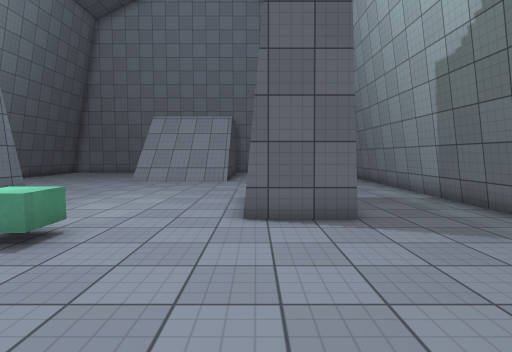
view 1 (above)

15 first-person views from a walk through a 3-D level made in the Unity game engine. The camera is 1.4 m above the floor, tilts 4° down and sees 80° across. The floor is counted in squares, 1 m on a side. Each view is taken from the middle of a square. On the plan, view 1 faces up. The plan holds only what a view shows up to about 14 squares ahead; the rest is blank. The player is left out. Surface patterns are stand-ins for the level's own textures.

view 2
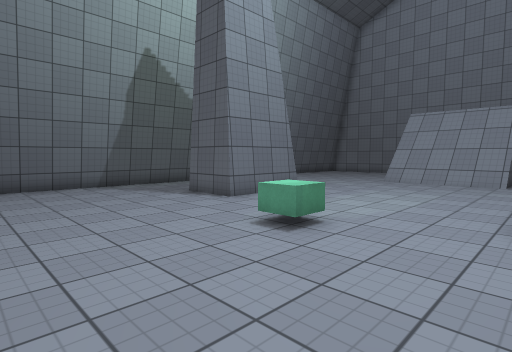

view 3
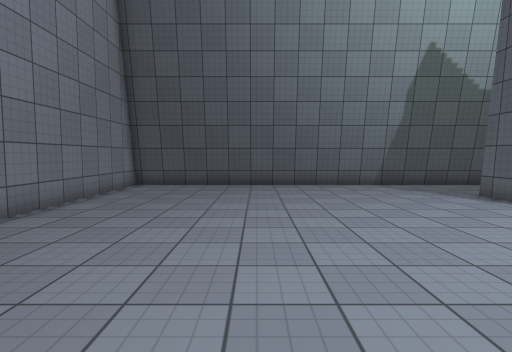

view 4
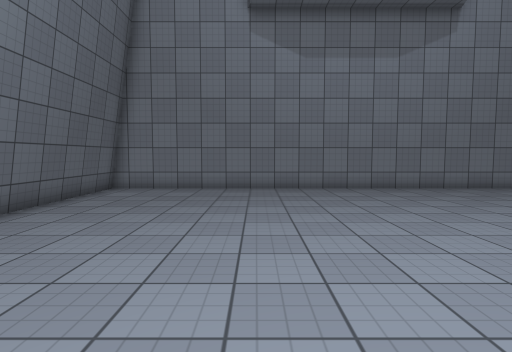

view 5
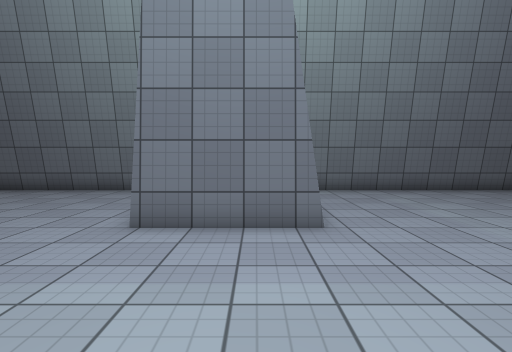

view 6
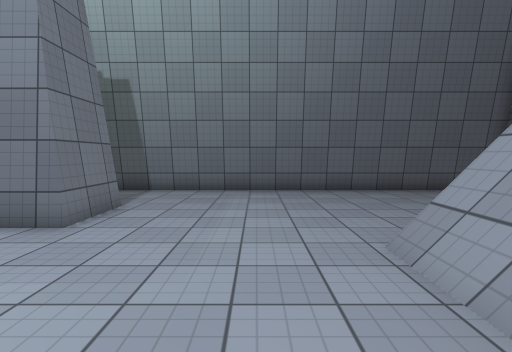

view 7
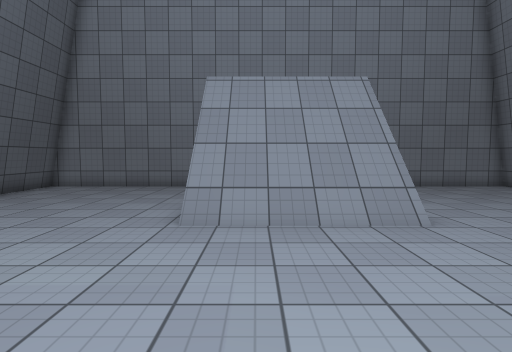

view 8
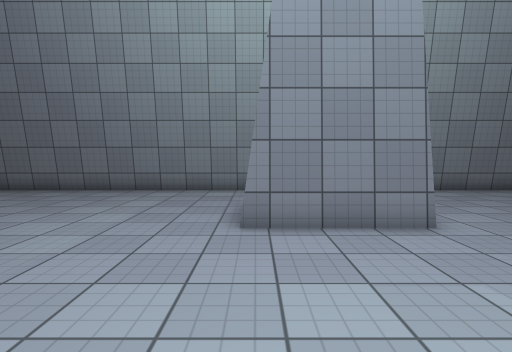

view 9
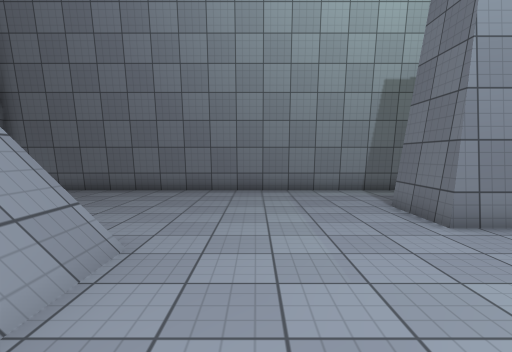

view 10
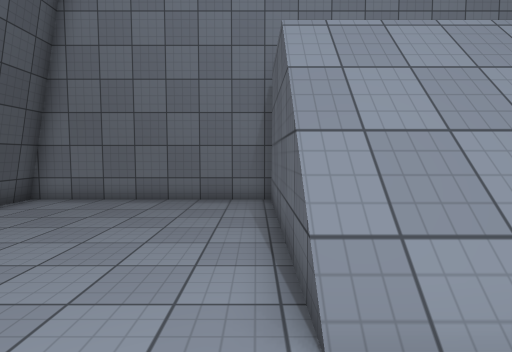

view 11
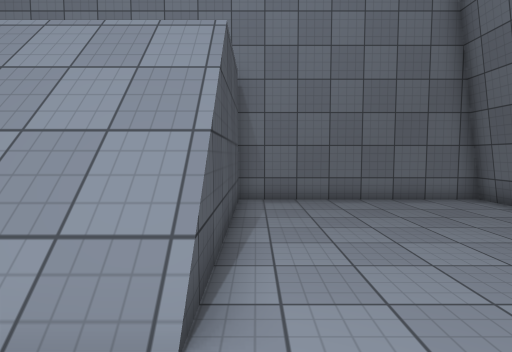

view 12
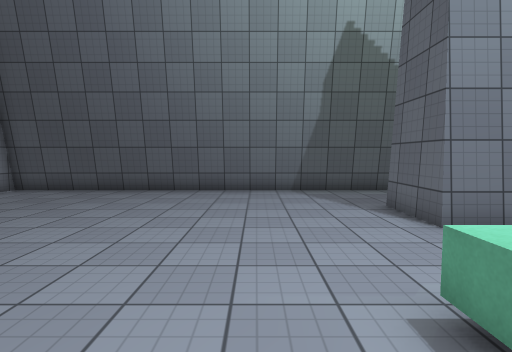

view 13
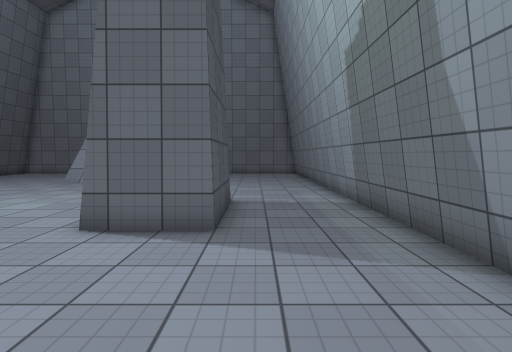

view 14
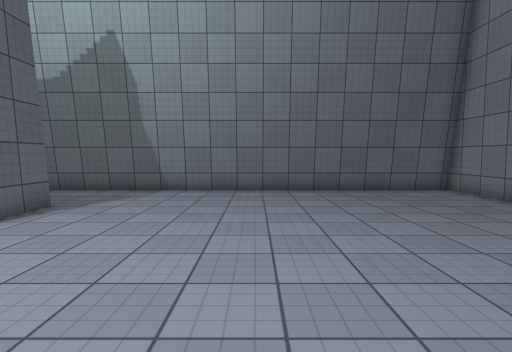

view 15
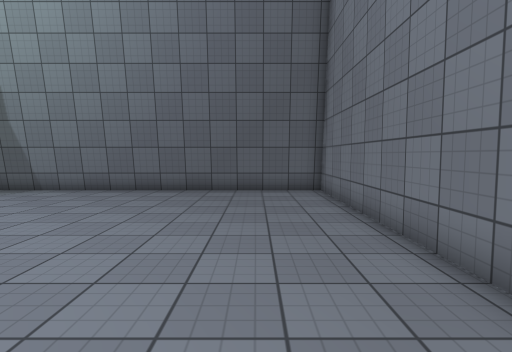

### Floor plan
Key: @ floor where view 1 was taken; # wall or solid block; . main floor; : floor 3.75 m higher than the main floor; / step, stairs or slope; ^ raised ledge; v drop or lower ground.
Columns run from 14 left of view 1 to 6 right of it. Each row starts with its distance up from view 1.
 24 #########   #########
 23 #....... vvv#.......#
 22 #.......     .......#
 21 #.......     .......#
 20 #.......:::::.......#
 19 #......./////.......#
 18 #......./////.......#
 17 #......./////.......#
 16 #......./////.......#
 15 #...................#
 14 #...................#
 13 #...................#
 12 #...................#
 11 #...................#
 10 #...###.......###...#
  9 #.    #.......###...#
  8 #..   #.......###...#
  7 #...###.......###...#
  6 #...................#
  5 #.........^.........#
  4 #...................#
  3 #...................#
  2 #...................#
  1 #...................#
  0 #.............@.....#
 -1 #...................#
 -2 #...................#
 -3 #...................#
 -4 #...................#
 -5 #...................#
 -6 #...................#
 -7 #####################

Positions as (right, up) in squares from view 1, and headings:
1: (0, 0), facing up
2: (0, 0), facing up-left
3: (0, -1), facing left
4: (0, 6), facing down
5: (-2, 9), facing left
6: (-2, 14), facing left
7: (-5, 10), facing up
8: (-6, 10), facing right
9: (-6, 14), facing right
10: (-7, 14), facing up
11: (-1, 14), facing up
12: (-2, 3), facing left
13: (3, 1), facing up
14: (-6, 1), facing right
15: (-6, -4), facing right
